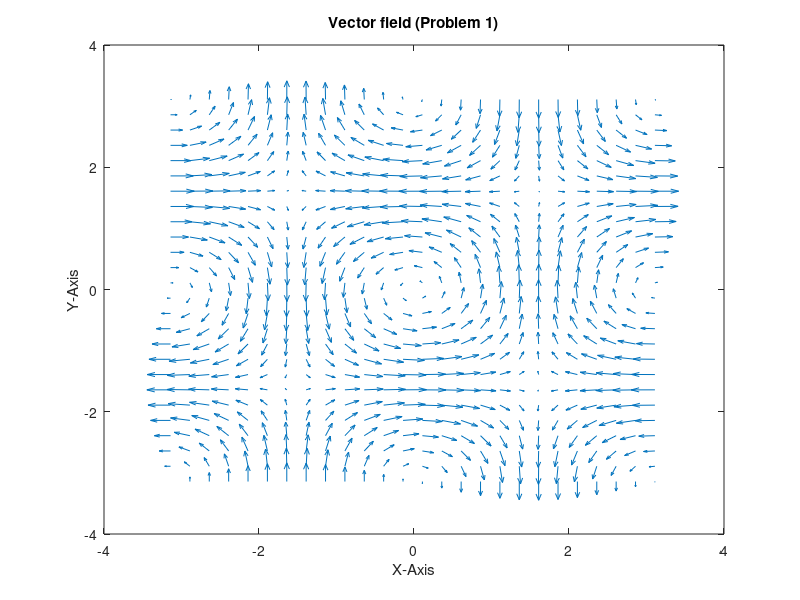
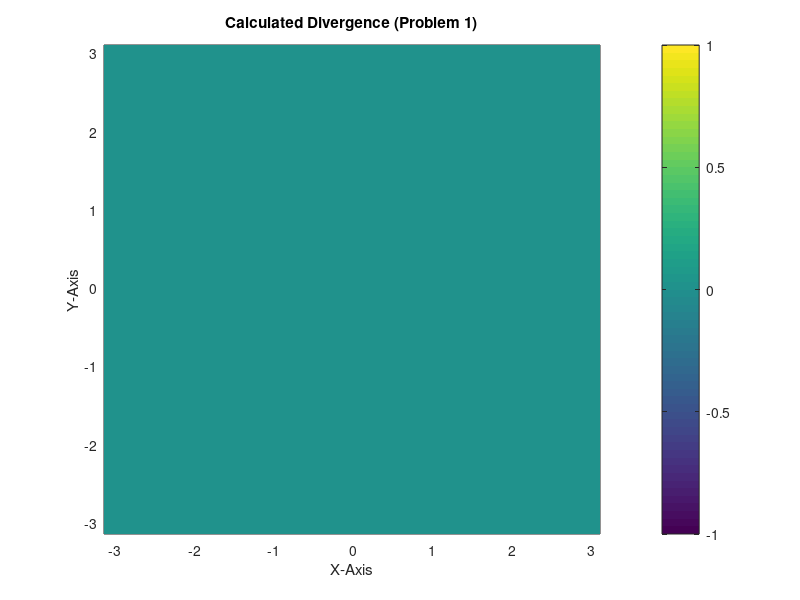
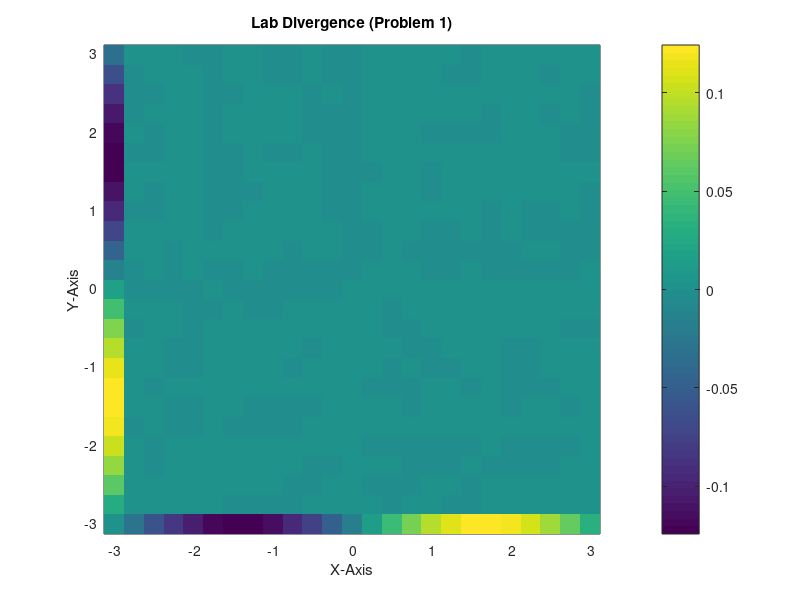
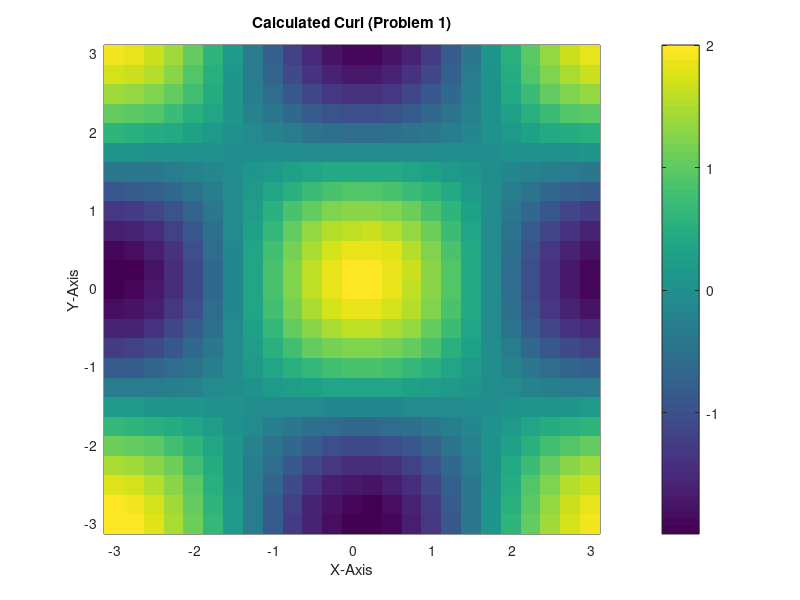

MATLAB code for these plots, in order:
% ECE 3331 Lab 2
% Edward Rees
% written 02.07.2020
% edited 02.07.2020


% clear and clean workspace and windows
clear
close all 

% variables and arrays
answer = 'Y'



%   MESHGRID   X and Y arrays for 3-D plots.
%   [X,Y] = MESHGRID(x,y) transforms the domain specified by vectors
%   x and y into arrays X and Y that can be used for the evaluation
%   of functions of two variables and 3-D surface plots.
%   The rows of the output array X are copies of the vector x and
%   the columns of the output array Y are copies of the vector y.

%[X,Y] = meshgrid(-4:.2:4, -4:.2:4);
%Z = X .* exp (-X^2-Y.^2);
%surf (X,Y,Z)

%   Quiver plot.
%   QUIVER(X,Y,U,V) plots velocity vectors as arrows with components (u,v)
%   at the points (x,y).  The matrices X,Y,U,V must all be the same size
%   and contain corresponding position and velocity components (X and Y
%   can also be vectors to specify a uniform grid).  QUIVER automatically
%   scales the arrows to fit within the grid.
%   [x,y] = meshgrid(-2:.2:2,-1:.15:1);
%   z = x .* exp(-x.^2 - y.^2); 
%   [px,py] = gradient(z,.2,.15);
%   contour(x,y,z), hold on 
%   quiver(x,y,px,py), hold off, axis image


%generate mesh grid
[x,y] = meshgrid (-pi:.25:pi, -pi:.25:pi)

%generate x and y values of vectors
xcomp=-cos(x).*sin(y)
ycomp=sin(x).*cos(y)

%generate divergence
calc_div=(0.*xcomp.*ycomp)
lab_div=divergence(x,y,xcomp,ycomp)

%generate curl
calc_curl=(2.*cos(x).*cos(y))
lab_curl=curl(x,y,xcomp,ycomp)

%generate quiver plot
quiver (x,y,xcomp,ycomp)
title('Vector field (Problem 1)')
xlabel('X-Axis')
ylabel('Y-Axis')

%generate calculated divergence plot
hold on
figure
pcolor(x,y,calc_div); shading ('flat'); colorbar
title('Calculated Divergence (Problem 1)')
xlabel('X-Axis')
ylabel('Y-Axis')

%generate lab divergence plot
hold on
figure
pcolor(x,y,lab_div); shading ('flat'); colorbar
%caxis([-1 1])
title('Lab Divergence (Problem 1)')
xlabel('X-Axis')
ylabel('Y-Axis')

%generate calc curl plot
hold on
figure
pcolor(x,y,calc_curl); shading ('flat'); colorbar
title('Calculated Curl (Problem 1)')
xlabel('X-Axis')
ylabel('Y-Axis')

%generate calc curl plot
hold on
figure
pcolor(x,y,lab_curl); shading ('flat'); colorbar
title('Lab Curl (Problem 1)')
xlabel('X-Axis')
ylabel('Y-Axis')
